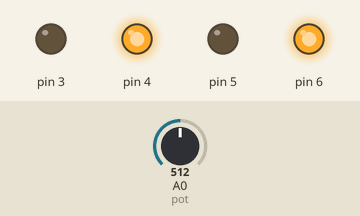
This sketch was run on a simulated Arduino Uno, built with avr-gcc and run on an emulated ATmega328P. Parts: output pins drawn as LEDs (lit = HIGH). The test bench sets the inputs (shaded band); at power-on: A0 (pot) = 512. What the sketch prints to the serial monitor is not drawn.

Above: at 0.1 s.
Timing chart, 0 to 1.6 s (numbered marks = the images above):
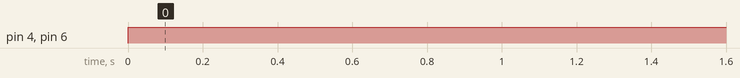

The sketch:

TASK1.ino
```cpp
int pot=A0;
int val;
void setup()
{ pinMode(6, OUTPUT);
  pinMode(5, OUTPUT);
  pinMode(4, OUTPUT);
  pinMode(3, OUTPUT);
 Serial.begin(9600);
}

void loop()
{
  val=analogRead(pot);
  Serial.println(val);

digitalWrite(6, HIGH);
  digitalWrite(5, LOW);
  digitalWrite(4, HIGH);
  digitalWrite(3,LOW);
}
```

Measured:
- by itself, pin 4, pin 6: LOW → HIGH at 0.00 s
